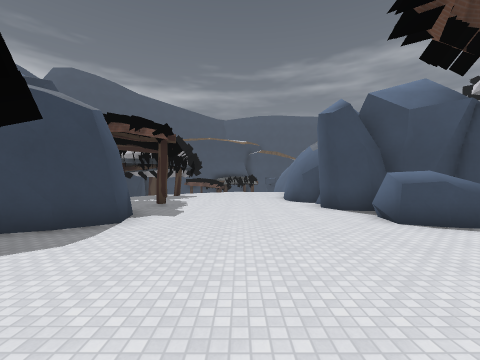
[1] (above)

12 first-person views from a walk through a 3-D level made in the Godot game engine. The camera is 1.5 m above the floor, looks level and sees 90° across. The floor is counted in squares, 2 m on a side. Each view is taken from the middle of a square. On the plan, view 1 faces up. The plan holds only what a view shows up to about 9 squares ahead; the rest is blank. The place goes on beyond the plan. Some surface patterns are stand-ins.

[2]
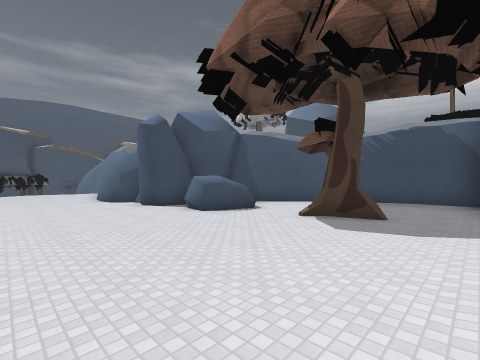

[3]
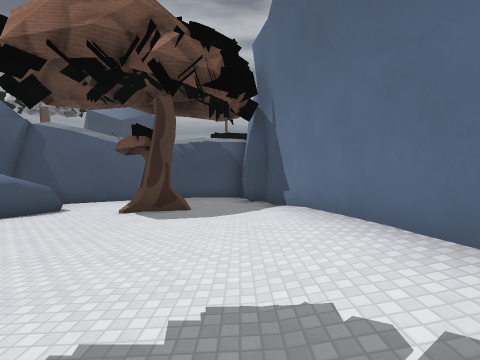

[4]
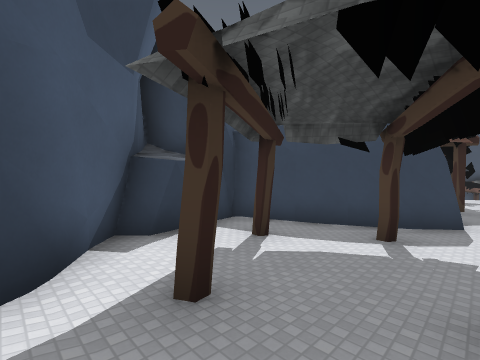

[5]
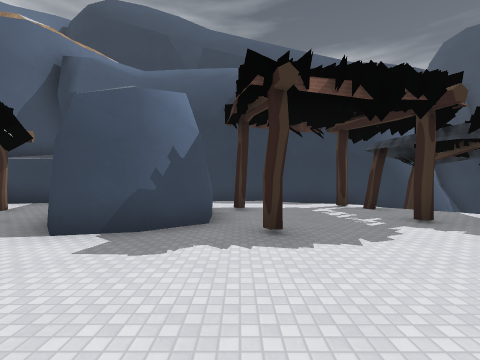

[6]
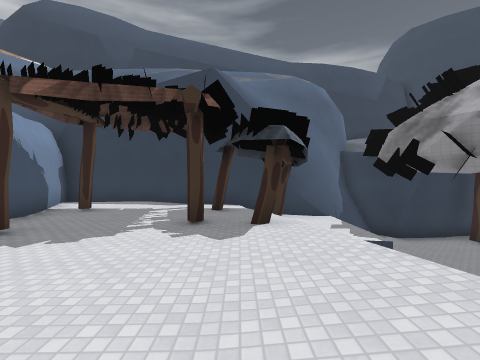

[7]
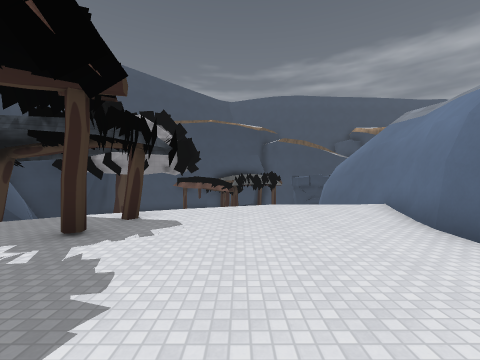

[8]
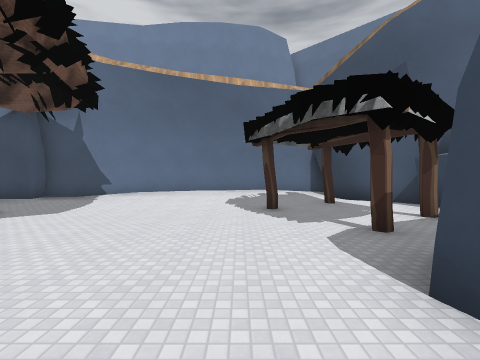

[9]
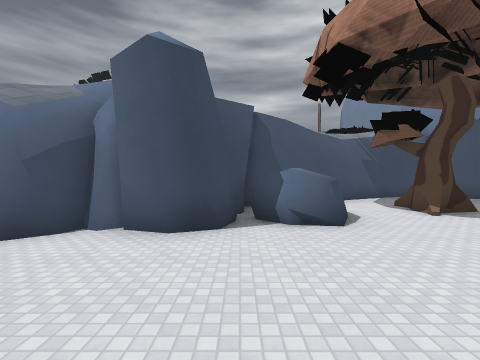

[10]
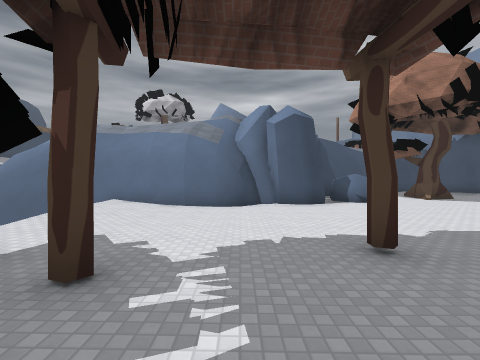

[11]
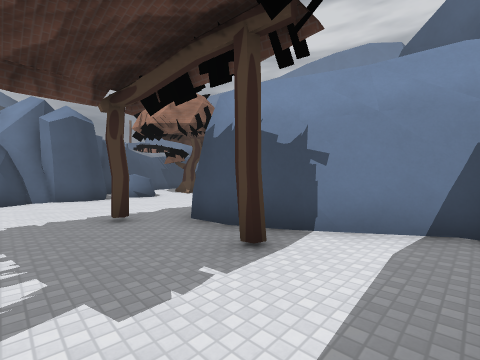

[12]
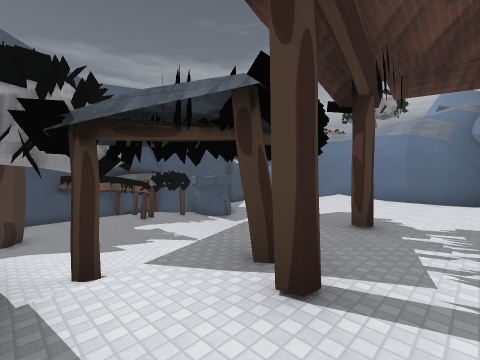

### Floor plan
Key: @ floor where view 1 was taken; # wall or solid block; x gap in a wall; . main floor; : floor 0.25 m higher than the main floor; - floor 1.25 m lower than the main floor; / step, stairs or slope; = window, fence, low wall or low ledge; ^ raised ledge; v drop or lower ground; H hut; R rock; T tree.
Columns run from 8 left of view 1 to 8 right of it. Each row starts with its distance up from view 1.
 16 #^==vvv   v^
 15 #vvv      v^
 14 #v--v      #
 13 ##==v    //#
 12  #H=v#:::..#
 11  # ..x....##
 10  /HH.H....#
  9  /........##
  8 #..........#
  7 #..H..#....##
  6 #..###.....R###
  5 ######.....RRR#
  4   ####......R/##
  3  ###...........#
  2  #...#......#//#
  1  ##H.........Tx##
  0   #...H.@....../#
 -1   #..#...///.::##
 -2   ##///////#####
 -3    #########

Positions as (right, up) in squares from view 1, and headings:
1: (0, 0), facing up
2: (-1, -1), facing up-right
3: (-2, -1), facing right
4: (-2, -2), facing up-left
5: (1, 7), facing left
6: (1, 11), facing left
7: (-1, 7), facing up
8: (-1, 6), facing down
9: (-1, 6), facing right
10: (-5, 9), facing right
11: (-7, 9), facing down-right
12: (-7, 9), facing up-right
